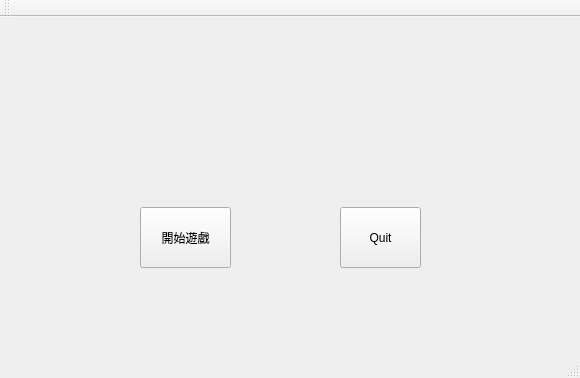
<?xml version="1.0" encoding="UTF-8"?>
<ui version="4.0">
 <class>MainWindow</class>
 <widget class="QMainWindow" name="MainWindow">
  <property name="geometry">
   <rect>
    <x>0</x>
    <y>0</y>
    <width>580</width>
    <height>378</height>
   </rect>
  </property>
  <property name="windowTitle">
   <string>MainWindow</string>
  </property>
  <widget class="QWidget" name="centralWidget">
   <widget class="QPushButton" name="pushButton">
    <property name="geometry">
     <rect>
      <x>140</x>
      <y>190</y>
      <width>91</width>
      <height>61</height>
     </rect>
    </property>
    <property name="text">
     <string>開始遊戲</string>
    </property>
   </widget>
   <widget class="QPushButton" name="pushButton_2">
    <property name="geometry">
     <rect>
      <x>340</x>
      <y>190</y>
      <width>81</width>
      <height>61</height>
     </rect>
    </property>
    <property name="text">
     <string>Quit</string>
    </property>
   </widget>
   <widget class="QLabel" name="label">
    <property name="geometry">
     <rect>
      <x>6</x>
      <y>0</y>
      <width>591</width>
      <height>331</height>
     </rect>
    </property>
    <property name="minimumSize">
     <size>
      <width>591</width>
      <height>0</height>
     </size>
    </property>
    <property name="text">
     <string/>
    </property>
    <property name="pixmap">
     <pixmap resource="pics.qrc">:/pics/2946671.jpg</pixmap>
    </property>
   </widget>
   <zorder>label</zorder>
   <zorder>pushButton</zorder>
   <zorder>pushButton_2</zorder>
  </widget>
  <widget class="QMenuBar" name="menuBar">
   <property name="geometry">
    <rect>
     <x>0</x>
     <y>0</y>
     <width>580</width>
     <height>22</height>
    </rect>
   </property>
  </widget>
  <widget class="QToolBar" name="mainToolBar">
   <attribute name="toolBarArea">
    <enum>TopToolBarArea</enum>
   </attribute>
   <attribute name="toolBarBreak">
    <bool>false</bool>
   </attribute>
  </widget>
  <widget class="QStatusBar" name="statusBar"/>
 </widget>
 <layoutdefault spacing="6" margin="11"/>
 <resources>
  <include location="pics.qrc"/>
 </resources>
 <connections/>
</ui>
